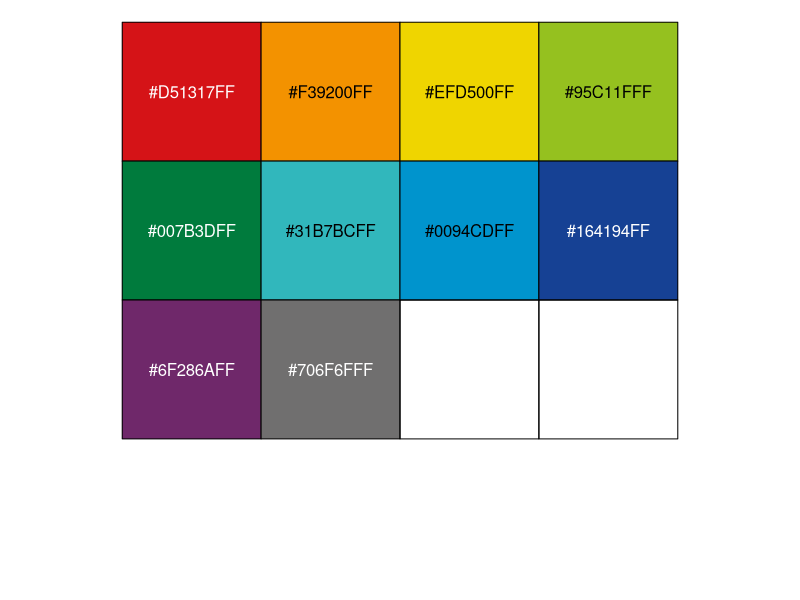
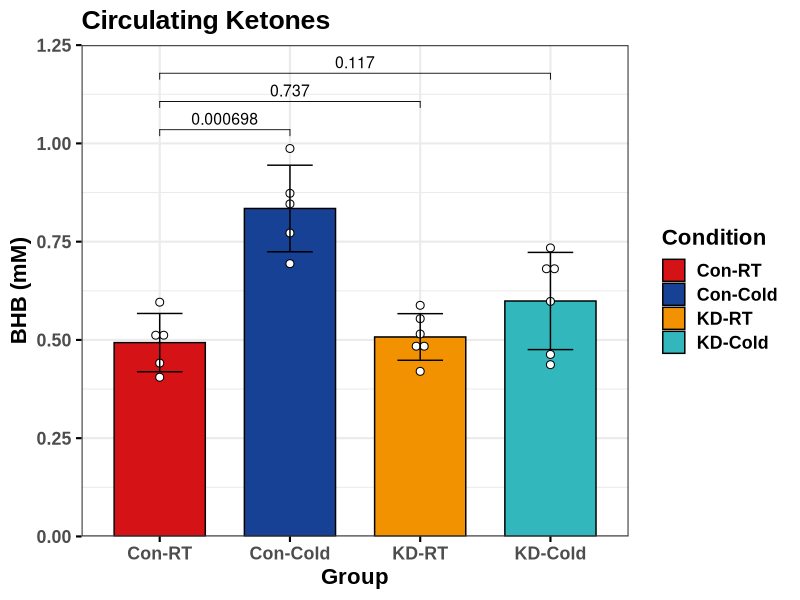
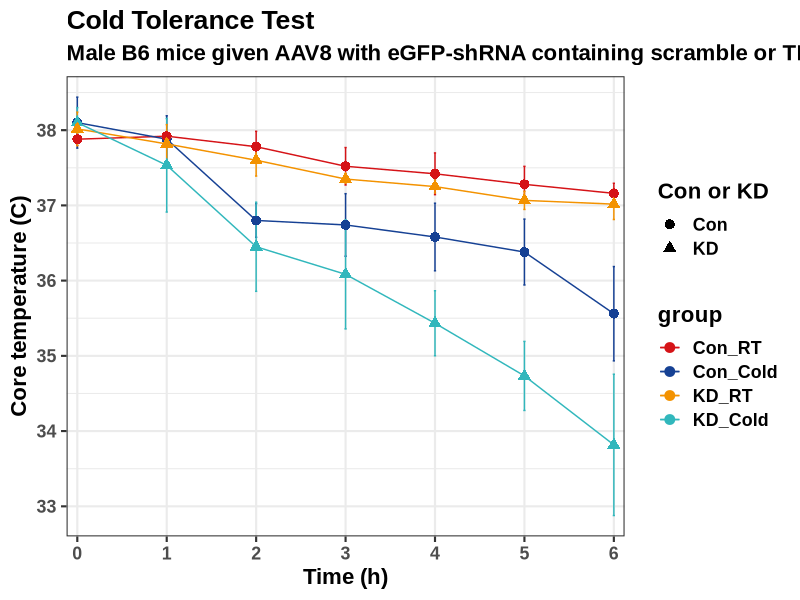

Generate these figures, in order, with R:
## ---- chunk 1
if(!require(tidyverse)){install.packages("tidyverse")}
if(!require(readxl)){install.packages("readxl")}
if(!require(ggpubr)){install.packages("ggpubr")}
if(!require(RColorBrewer)){install.packages("RColorBrewer")}
if(!require(ggsci)){install.packages("ggsci")}
if(!require(scales)){install.packages("scales")}
if(!require(Cairo)){install.packages("Cairo")}
if(!require(rstatix)){install.packages("rstatix")}

show_col(pal_frontiers("default")(10))
pal_45 <- c("#D51317", "#164194", "#F39200FF", "#31B7BCFF")
## ---- chunk 2
mdat <- read_xlsx("data/Met_assays/2023_0321_Exp45_Ketone_final.xlsx", sheet = "Final")

mdat$Condition <- factor(mdat$Condition, levels = c("Con-RT", "Con-Cold",
                                                    "KD-RT", "KD-Cold")
                         )
mdat$Genotype <- gsub("-.*", "", mdat$Condition)

p0 <- ggbarplot(data = mdat, x = "Condition", y = "Conc_mM", fill = "Condition",
          add = c('mean_sd', 'dotplot'),
          add.params = list(width = 0.35,
                            binwidth = 0.05*min(mdat$Conc_mM,
                                               na.rm = T)
                            ),
          position = position_dodge(0.9)
          ) +
  scale_y_continuous(limits = c(0, 1.25), expand = c(0,0)
                     ) +
  theme_bw(base_size = 16, base_family = "Arial") +
  theme(text = element_text(colour = 'black', 
                                  family = "Arial", 
                                  size = 16, 
                                  face = "bold")
        )
                   

p1 <- ggpar(p0, palette = pal_45, title = "Circulating Ketones",
            ylab = "BHB (mM)", xlab = "Group") 

stat.test <- mdat |>
  na.omit() |>
  t_test(Conc_mM ~ Condition, ref.group = "Con-RT") |>
  adjust_pvalue(method = "none") |>
  add_significance("p")

stat.test$p.adj.signif <- stat.test$p.signif
stat.test <- stat.test |>
  na.omit() |>
  add_xy_position(fun = "max") 

p2 <- p1 + stat_pvalue_manual(
  stat.test, label = "p", 
  tip.length = 0.02, size = 4,
  hide.ns = F)

CairoPDF(file = "output/Fig4/Fig4C_Exp45_ketone.pdf", height = 8, width = 8)
  print(p2)
dev.off()
## ---- chunk 3
mdat <- read_xlsx("data/Exp45/Exp_45_data.xlsx", sheet = "Sheet2")

temp <- mdat |> select(`Con or KD`, `Exp ID #`, RT_Cold, `T-0h`:`T-6h`)
temp <- temp |> 
  group_by(`Con or KD`, RT_Cold) |>
  pivot_longer(cols = starts_with("T"),
               names_to = "Time", 
               values_to = "Temp")

temp_sum <- temp |> 
  group_by(`Con or KD`, RT_Cold, Time) |>
  summarise(
    mean = mean(Temp, na.rm = T),
    sd = sd(Temp,na.rm = T)
  )
  
temp_sum$group <- paste0(temp_sum$`Con or KD`, "_", temp_sum$RT_Cold)
temp_sum$group <- factor(temp_sum$group, 
                         levels = c("Con_RT", "Con_Cold",
                                    "KD_RT", "KD_Cold"))

p0 <- temp_sum |> ggplot(aes(x=Time, y=mean, group=group, color=group, shape =`Con or KD`)) + 
  geom_errorbar(aes(ymin=mean-sd, ymax=mean+sd), width=.1, 
                position=position_dodge(0.00)) +
  geom_line() + geom_point(size = 3) +
  scale_color_manual(values = c("#D51317", "#164194", 
                                "#F39200FF", "#31B7BCFF")
                     ) +
  scale_x_discrete(labels = c("0", "1", "2", "3", "4", "5", "6"), expand = c(0.02, 0.0)) +
  xlab("Time (h)") +
  ylab("Core temperature (C)") +
  ggtitle("Cold Tolerance Test", 
          subtitle = "Male B6 mice given AAV8 with eGFP-shRNA containing scramble or TFEB target sequence.") +
  theme_bw(base_size = 16, base_family = "Arial") + 
  theme(text = element_text(face = "bold")
        )
  

CairoPDF(file = "output/Fig4/Fig4A_Exp45__CTT.pdf", height = 8, width = 10)
  print(p0)
dev.off()
